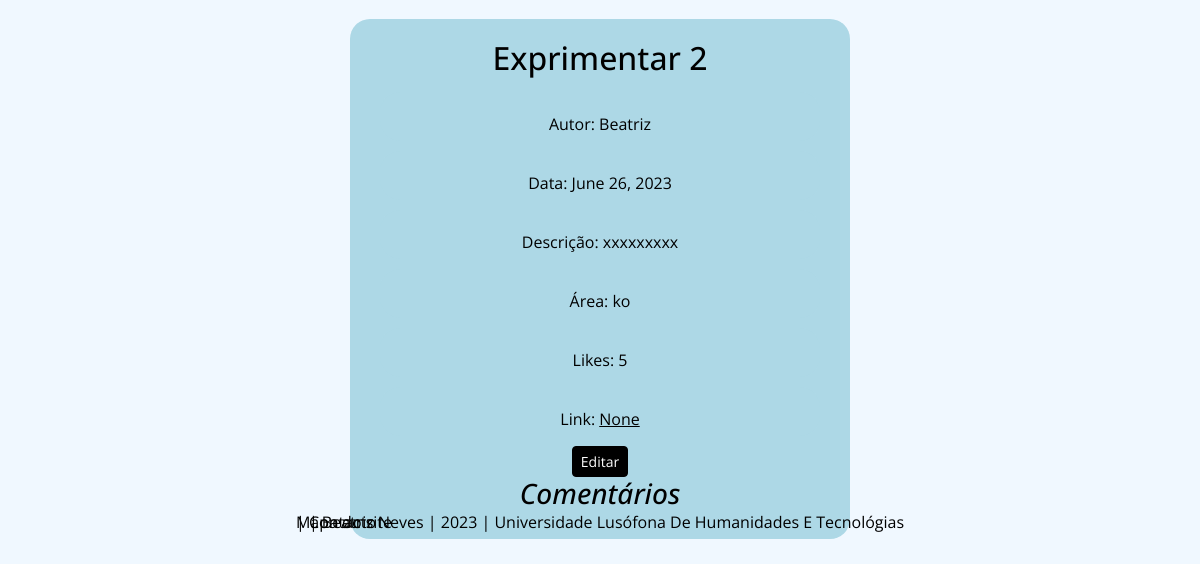
The app's page /home (signed in, lower part), older data.
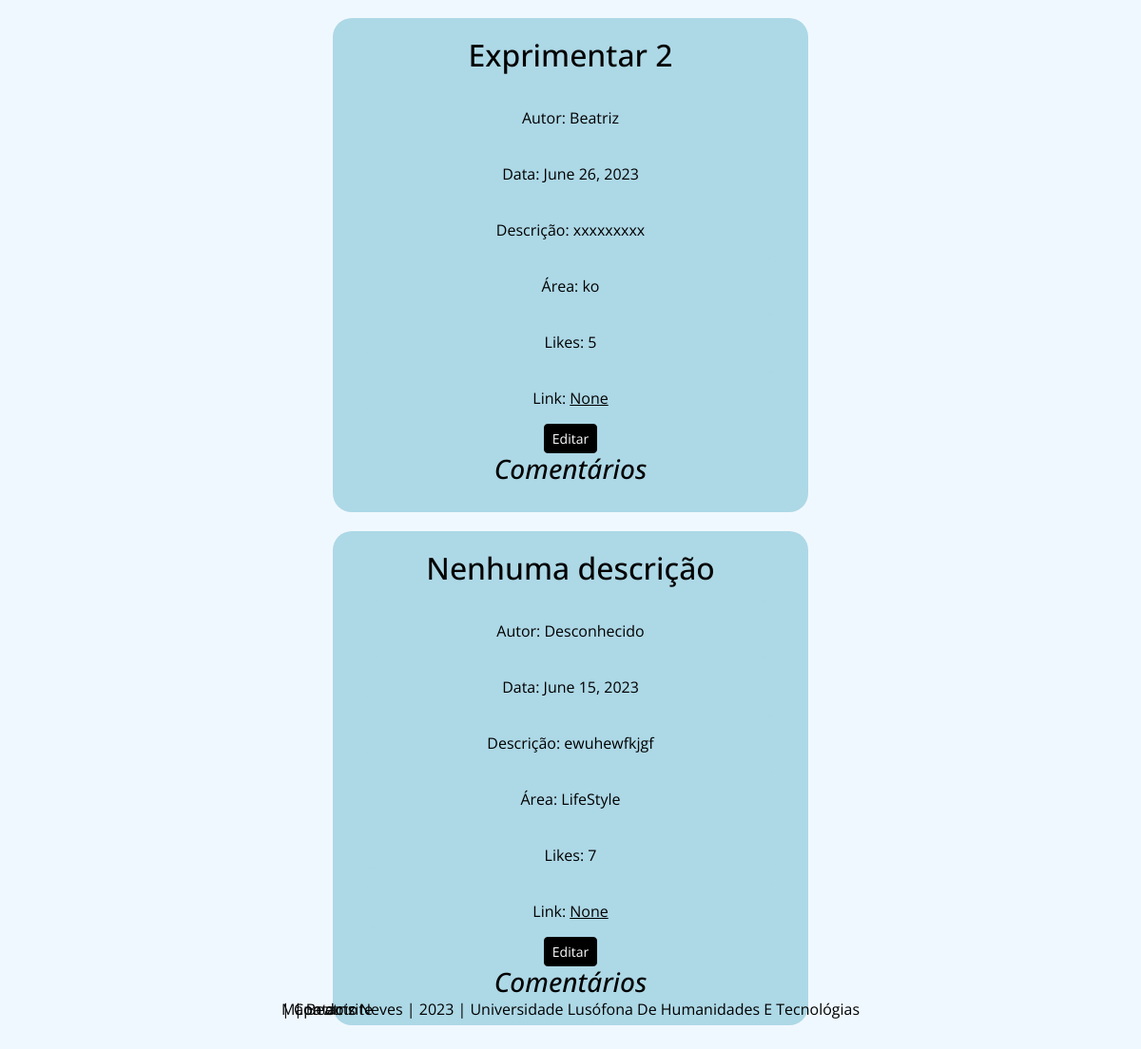
The same page, newer data.
### portfolio/models.py (models this page shows, shortened)
class Post(models.Model):
    autor = models.CharField(max_length=100, default='Desconhecido')
    data = models.DateField(default=timezone.now())
    titulo = models.CharField(max_length=100,default='Nenhuma descrição')
    descricao = models.CharField(max_length=100, default='')
    link = models.URLField(blank=True, null=True)
    area = models.CharField(max_length=100, default='LifeStyle')
    likes = models.IntegerField(default=0)

### portfolio/views.py (the view)
# urls.py: path('', views.home_page_view, name='home'),
def home_page_view(request):
    local = 'Lisboa'
    horas = datetime.now().hour
    context = {
        'ano': datetime.now().year,
        'local': local,
        'horas': horas,
        'Post': Post.objects.all(),
    }
    return render(request, 'portfolio/home.html', context)

### portfolio/templates/portfolio/home.html (shortened to what this page needs)
{% extends 'portfolio/layout.html' %}
{% load static %}
{% block main %}
{% if request.user.is_authenticated %}
  {% for post in Post %}
     <div>
            <h2>{{ post.titulo }}</h2>
            <p>Autor: {{ post.autor }}</p>
            <p>Data: {{ post.data }}</p>
            <p>Descrição: {{ post.descricao }}</p>
            <p>Área: {{ post.area }}</p>
            <p>Likes: {{ post.likes }}</p>
            <p>Link: <a href="{{ post.link }}">{{ post.link }}</a></p>
             <a href="{% url 'portfolio:edita' post.id %}" class="btn btn-warning  btn-sm" style="background-color: black; border-color: black; color: white;" >Editar</a>
            <h3>Comentários</h3>
     </div>
  {% endfor %}
{% endif %}
{% endblock %}

Row changes from the older to the newer data that the page shows:
added Post: titulo "Nenhuma descrição", autor "Desconhecido", data "June 15, 2023", descricao "ewuhewfkjgf", area "LifeStyle", likes "7", link "None"
